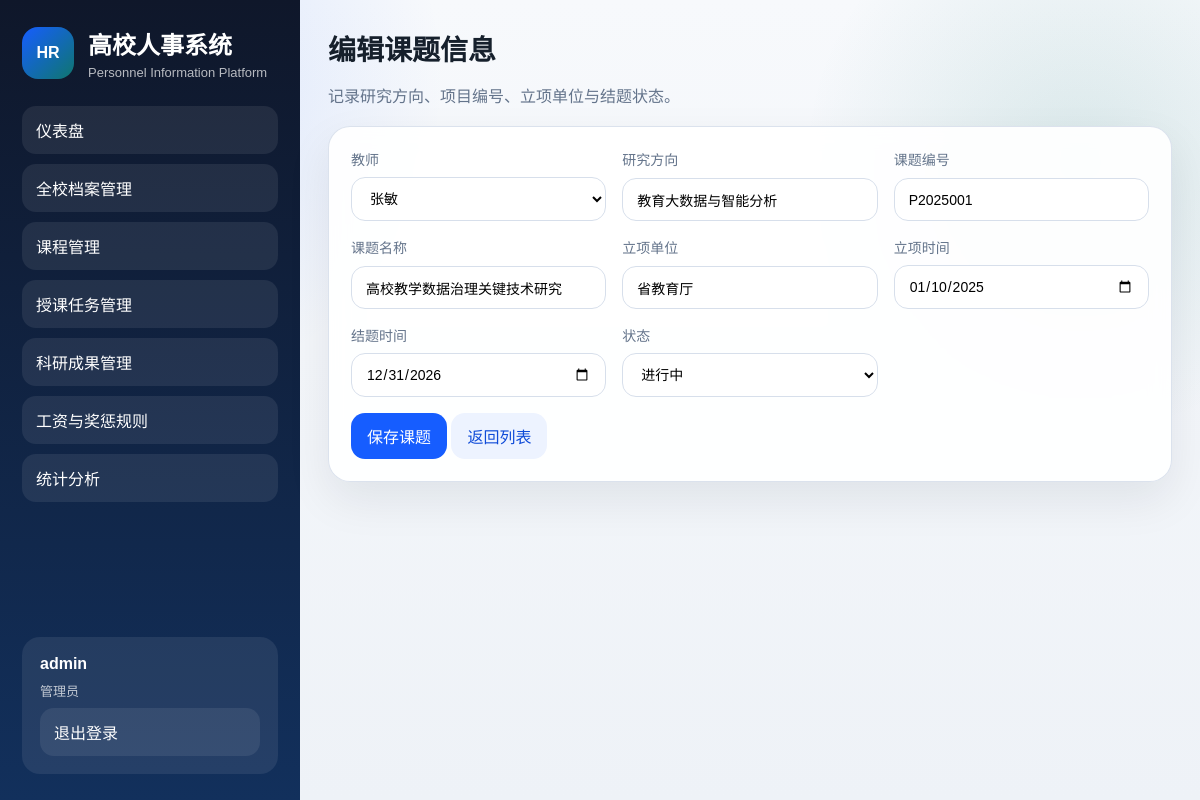
The app's page /research/project/1/edit (signed in) with its own data.
### models.py (models this page shows, shortened)
class TimestampMixin:
    created_at = Column(DateTime)
    updated_at = Column(DateTime)

class User(TimestampMixin, Base):
    __tablename__ = "users"
    id = Column(Integer, primary_key=True)
    username = Column(String(64), unique=True, nullable=False, index=True)
    password_hash = Column(String(255), nullable=False)
    role = Column(String(20), nullable=False, default="teacher", index=True)
    employee_id = Column(Integer, ForeignKey("employees.id"))
    employee = relationship("Employee", back_populates="user", uselist=False)

class ResearchProject(TimestampMixin, Base):
    __tablename__ = "research_projects"
    id = Column(Integer, primary_key=True)
    employee_id = Column(Integer, ForeignKey("employees.id"), nullable=False)
    research_direction = Column(String(150), nullable=False)
    project_no = Column(String(32), unique=True, nullable=False, index=True)
    project_name = Column(String(150), nullable=False, index=True)
    sponsor = Column(String(100))
    start_date = Column(Date)
    end_date = Column(Date)
    status = Column(String(20), nullable=False, default="进行中", index=True)
    employee = relationship("Employee", back_populates="research_projects")

class Employee(TimestampMixin, Base):
    __tablename__ = "employees"
    id = Column(Integer, primary_key=True)
    employee_no = Column(String(32), unique=True, nullable=False, index=True)
    name = Column(String(50), nullable=False)
    gender = Column(String(10), nullable=False)
    birth_date = Column(Date)
    education = Column(String(50), index=True)
    degree = Column(String(50))
    major = Column(String(100))
    hire_date = Column(Date)
    department_id = Column(Integer, ForeignKey("departments.id"), nullable=False)
    title = Column(String(50), index=True)
    position = Column(String(50))
    salary_grade = Column(String(20))
    phone = Column(String(30))
    email = Column(String(120))
    reward_punishment = Column(Text)
    status = Column(String(20), nullable=False, default="在职", index=True)
    notes = Column(Text)
    department = relationship("Department", back_populates="employees")
    user = relationship("User", back_populates="employee", uselist=False)
    course_assignments = relationship("TeachingAssignment", back_populates="employee")
    research_projects = relationship("ResearchProject", back_populates="employee")
    patents = relationship("Patent", back_populates="employee")
    publications = relationship("Publication", back_populates="employee")

### app.py (the view, shortened to what this page needs)
    @app.route("/research/project/<int:record_id>/edit", methods=["GET", "POST"])
    @role_required("admin")
    def project_edit(record_id: int):
        employees = Employee.query.order_by(Employee.name.asc()).all()
        record = get_or_404(ResearchProject, record_id)
        return render_template("research/project_form.html", record=record, employees=employees)

### app.py (called while the page is built)
def register_context(app: Flask) -> None:
    @app.context_processor
    def inject_user():
        return {
            "current_user": get_current_user(),
            "employee_statuses": EMPLOYEE_STATUSES,
            "gender_options": GENDER_OPTIONS,
            "salary_grade_options": SALARY_GRADE_OPTIONS,
            "course_natures": COURSE_NATURES,
            "research_statuses": RESEARCH_STATUSES,
            "publication_types": PUBLICATION_TYPES,
        }

def get_or_404(model, object_id: int):
    obj = db.session.get(model, object_id)
    if obj is None:
        abort(404)
    return obj

### extensions.py (called while the page is built)
    def init_app(self, app) -> None:
        uri = app.config["SQLALCHEMY_DATABASE_URI"]
        connect_args = {}
        if uri.startswith("sqlite:///"):
            connect_args["check_same_thread"] = False
        engine = create_engine(uri, connect_args=connect_args)
        SessionLocal.configure(bind=engine)
        Base.metadata.bind = engine
        Base.query = SessionLocal.query_property()
        Base.metadata.create_all(bind=engine)
        @app.teardown_appcontext
        def remove_session(exception=None):
            SessionLocal.remove()

### utils.py (called while the page is built)
def get_current_user() -> User | None:
    user_id = session.get("user_id")
    if not user_id:
        return None
    return db.session.get(User, user_id)

def role_required(*roles):
    def decorator(view):
        @wraps(view)
        def wrapped_view(*args, **kwargs):
            user = get_current_user()
            if not user:
                flash("请先登录系统。", "warning")
                return redirect(url_for("login"))
            if user.role not in roles:
                abort(403)
            return view(*args, **kwargs)
        return wrapped_view
    return decorator

### templates/research/project_form.html
{% extends 'base.html' %}
{% block content %}
<section class="page-head">
    <div>
        <h2>{{ '编辑课题信息' if record else '新增课题信息' }}</h2>
        <p>记录研究方向、项目编号、立项单位与结题状态。</p>
    </div>
</section>
<section class="panel">
    <form method="post" class="form-grid">
        <label>
            教师
            <select name="employee_id">
                {% for employee in employees %}
                <option value="{{ employee.id }}" {% if record and record.employee_id == employee.id %}selected{% endif %}>{{ employee.name }}</option>
                {% endfor %}
            </select>
        </label>
        <label>
            研究方向
            <input type="text" name="research_direction" value="{{ record.research_direction if record else '' }}" required>
        </label>
        <label>
            课题编号
            <input type="text" name="project_no" value="{{ record.project_no if record else '' }}" required>
        </label>
        <label>
            课题名称
            <input type="text" name="project_name" value="{{ record.project_name if record else '' }}" required>
        </label>
        <label>
            立项单位
            <input type="text" name="sponsor" value="{{ record.sponsor if record else '' }}">
        </label>
        <label>
            立项时间
            <input type="date" name="start_date" value="{{ record.start_date if record and record.start_date else '' }}">
        </label>
        <label>
            结题时间
            <input type="date" name="end_date" value="{{ record.end_date if record and record.end_date else '' }}">
        </label>
        <label>
            状态
            <select name="status">
                {% for item in ['进行中','结题'] %}
                <option value="{{ item }}" {% if record and record.status == item %}selected{% endif %}>{{ item }}</option>
                {% endfor %}
            </select>
        </label>
        <div class="full form-actions">
            <button type="submit">保存课题</button>
            <a class="secondary-btn" href="{{ url_for('research_home') }}">返回列表</a>
        </div>
    </form>
</section>
{% endblock %}

### templates/base.html (shortened to what this page needs)
<!DOCTYPE html>
<html lang="zh-CN">
<head>
    <link rel="stylesheet" href="{{ url_for('static', filename='css/style.css') }}">
</head>
<body class="{% if current_user %}logged-in{% else %}guest{% endif %}">
    <div class="{% if current_user %}app-shell{% else %}public-shell{% endif %}">
        {% if current_user %}
        <aside class="sidebar">
            <div class="brand">
                <div class="brand-mark">HR</div>
                <div>
                    <h1>高校人事系统</h1>
                    <p>Personnel Information Platform</p>
                </div>
            </div>
            <nav class="nav">
                {% if current_user.role == 'admin' %}
                <a href="{{ url_for('dashboard') }}">仪表盘</a>
                <a href="{{ url_for('employee_list') }}">全校档案管理</a>
                <a href="{{ url_for('course_list') }}">课程管理</a>
                <a href="{{ url_for('teaching_list') }}">授课任务管理</a>
                <a href="{{ url_for('research_home') }}">科研成果管理</a>
                <a href="{{ url_for('salary_rules') }}">工资与奖惩规则</a>
                <a href="{{ url_for('statistics') }}">统计分析</a>
                {% else %}
                <a href="{{ url_for('dashboard') }}">仪表盘</a>
                <a href="{{ url_for('employee_list') }}">我的档案</a>
                <a href="{{ url_for('course_list') }}">我的课程</a>
                <a href="{{ url_for('research_home') }}">我的科研</a>
                <a href="{{ url_for('salary_rules') }}">工资与奖惩规则</a>
                {% endif %}
            </nav>
            <div class="account-card">
                <div class="account-name">{{ current_user.username }}</div>
                <div class="account-meta">{{ '管理员' if current_user.role == 'admin' else '教师账号' }}</div>
                <a class="ghost-btn" href="{{ url_for('logout') }}">退出登录</a>
            </div>
        </aside>
        {% endif %}
        <main class="content {% if not current_user %}auth-layout{% endif %}">
            {% block content %}{% endblock %}
        </main>
    </div>
</body>
</html>

### static/css/style.css (style rules this page uses)
:root { --bg: #eef2f7; --panel: rgba(255, 255, 255, 0.92); --ink: #16202c; --muted: #64748b; --brand: #165dff; --brand-2: #0f4bd8; --line: #d7dfeb; --accent: #0f766e; --danger: #d14343; --shadow: 0 18px 45px rgba(17, 24, 39, 0.08); }
* { box-sizing: border-box; }
body { margin: 0; color: var(--ink); font-family: "Microsoft YaHei", "PingFang SC", sans-serif; background: radial-gradient(circle at 10% 10%, rgba(22, 93, 255, 0.14), transparent 25%), radial-gradient(circle at 90% 20%, rgba(15, 118, 110, 0.12), transparent 22%), linear-gradient(180deg, #f7f9fc 0%, var(--bg) 100%); }
a { color: inherit; text-decoration: none; }
.app-shell { min-height: 100vh; display: grid; grid-template-columns: 300px 1fr; }
.sidebar { background: linear-gradient(180deg, #0f172a 0%, #12305c 100%); color: #fff; padding: 26px 22px; display: flex; flex-direction: column; gap: 26px; position: sticky; top: 0; height: 100vh; }
.brand { display: flex; gap: 14px; align-items: center; }
.brand-mark { width: 52px; height: 52px; border-radius: 16px; display: grid; place-items: center; background: linear-gradient(135deg, #165dff, #0f766e); font-weight: 800; }
.brand h1, .brand p { margin: 0; }
.brand p { color: rgba(255, 255, 255, 0.7); font-size: 13px; margin-top: 4px; }
.nav { display: grid; gap: 10px; }
.nav a, .ghost-btn { padding: 12px 14px; border-radius: 14px; background: rgba(255, 255, 255, 0.08); transition: transform .18s ease, background .18s ease; }
.account-card { margin-top: auto; padding: 18px; border-radius: 18px; background: rgba(255, 255, 255, 0.08); display: grid; gap: 8px; }
.account-name { font-weight: 700; }
.account-meta { color: rgba(255,255,255,.72); font-size: 13px; }
.content { padding: 28px; }
.hero-banner, .login-panel, .panel, .metric-card { background: var(--panel); border: 1px solid rgba(215, 223, 235, 0.9); box-shadow: var(--shadow); backdrop-filter: blur(10px); }
.hero-banner h2, .login-hero h2, .page-head h2 { margin: 0; font-size: 28px; }
.hero-banner p, .page-head p, .login-hero p { color: var(--muted); line-height: 1.65; }
.panel, .login-card { border-radius: 22px; padding: 22px; }
.page-head { display: flex; justify-content: space-between; gap: 18px; align-items: center; }
form { margin: 0; }
.form-grid, .filter-grid { display: grid; gap: 16px; }
.form-grid { grid-template-columns: repeat(auto-fit, minmax(220px, 1fr)); }
label { display: grid; gap: 8px; color: var(--muted); font-size: 14px; }
input, select, textarea, button { font: inherit; }
input, select, textarea { width: 100%; padding: 12px 14px; border: 1px solid var(--line); border-radius: 14px; background: #fff; }
button, .secondary-btn, .actions a { display: inline-flex; align-items: center; justify-content: center; padding: 11px 16px; border: none; border-radius: 14px; background: var(--brand); color: #fff; cursor: pointer; }
.secondary-btn { background: #edf3ff; color: var(--brand-2); }
.full { grid-column: 1 / -1; }

### records on screen
User: username "admin", role "管理员"
ResearchProject: employee_id "张敏", research_direction "教育大数据与智能分析", project_no "P2025001", project_name "高校教学数据治理关键技术研究", sponsor "省教育厅", start_date "01/10/2025", end_date "12/31/2026", status "进行中"

### other values on screen
{{ '编辑课题信息' if record else '新增课题信息' }} "编辑课题信息"
